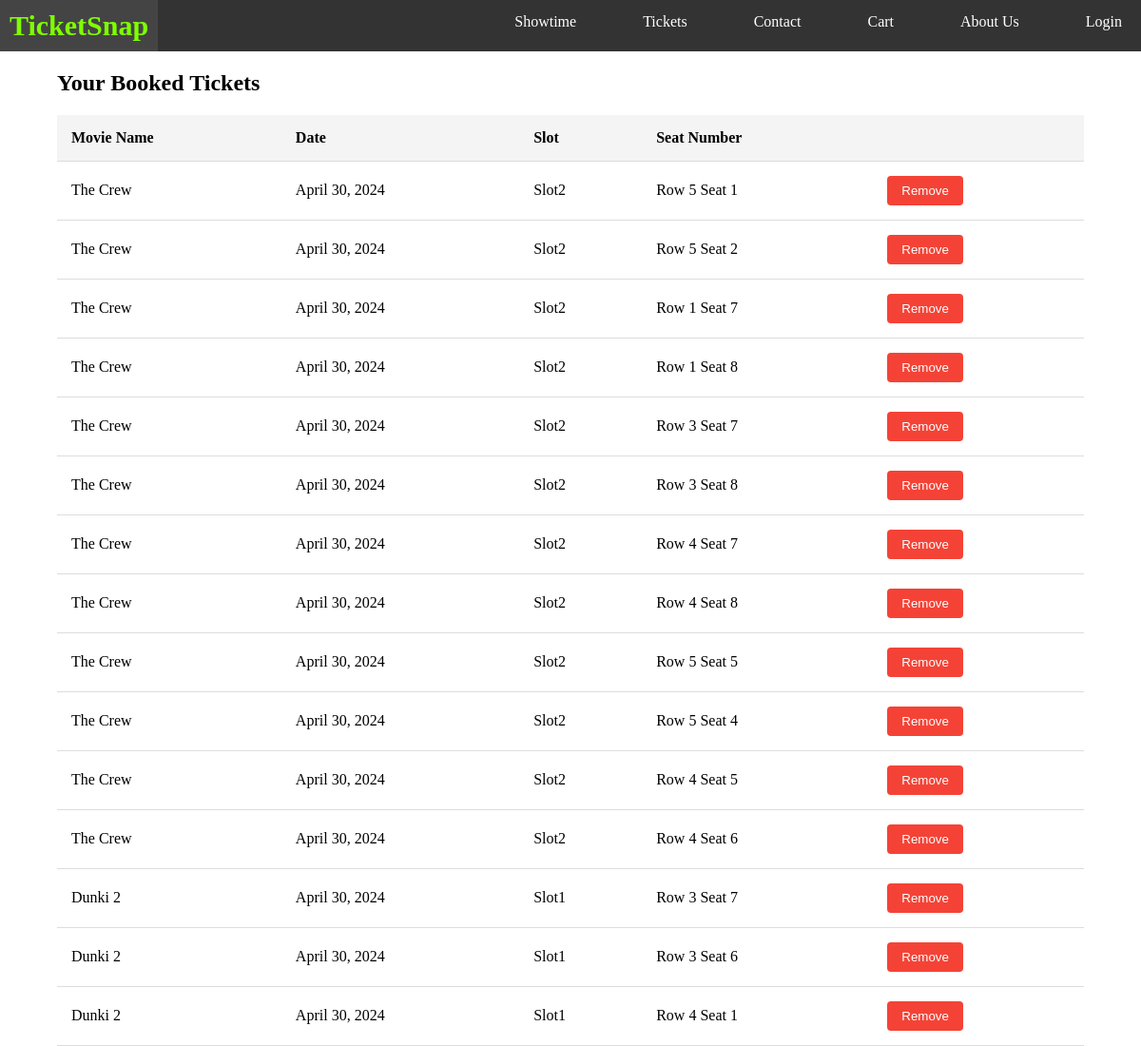
The page /cart/ on the database as committed earlier.
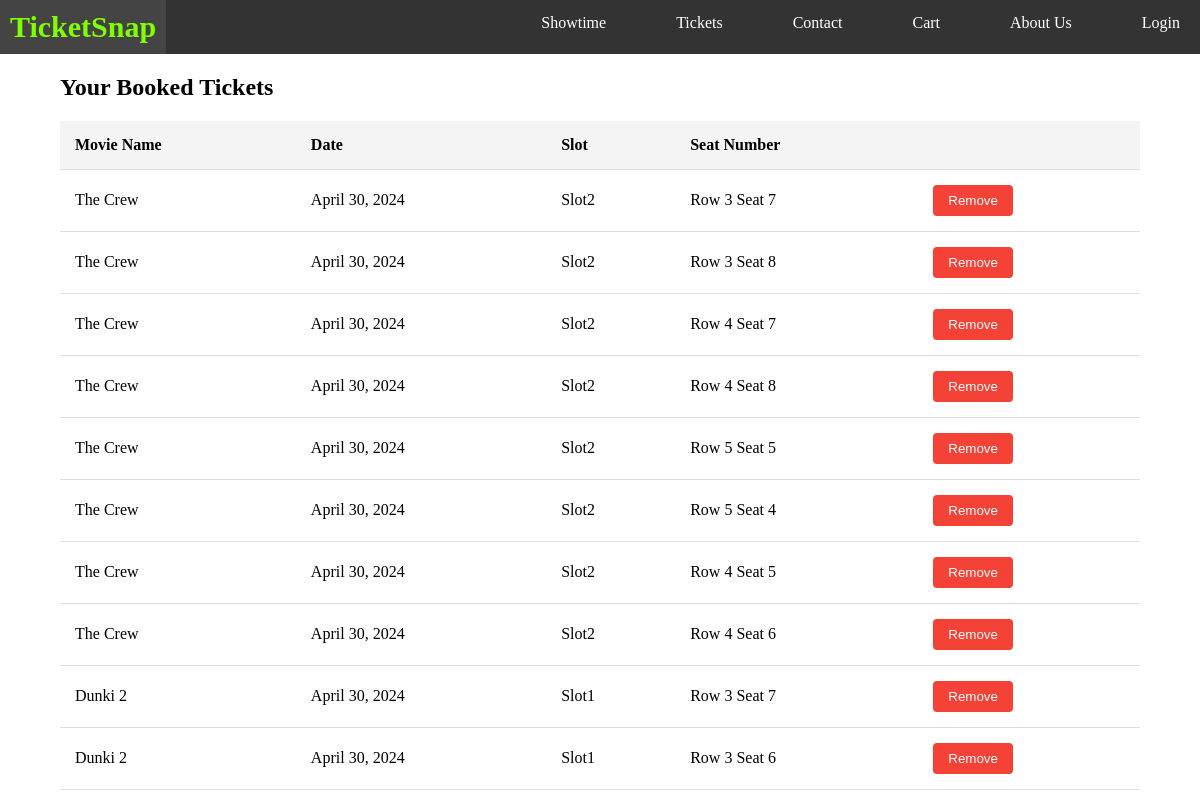
The same page on the database as committed later.
### movies/models.py (models this page shows, shortened)
class Booking(models.Model):
    seat = models.ForeignKey(Seat, on_delete=models.CASCADE, null=True)
    bookingTime = models.ForeignKey(ShowtimeMapper, on_delete=models.CASCADE, null=True)
    is_booked = models.BooleanField(default=False)
    user = models.ForeignKey(
        settings.AUTH_USER_MODEL,
        on_delete=models.CASCADE,
        related_name='cart',
        null=True,
        blank=True
    )
    session_key = models.CharField(max_length=40, null=True, blank=True)
    class Meta:
        unique_together = ('seat', 'bookingTime')

class ShowtimeMapper(models.Model):
    SLOT_CHOICES = [
        ('Slot1', 'Slot 1'),
        ('Slot2', 'Slot 2'),
    ]
    movie = models.ForeignKey(Movie, on_delete=models.CASCADE)
    date = models.DateField(default=None)
    slotChoice = models.CharField(max_length=20, choices=SLOT_CHOICES, default='slot not chosen')

class Movie(models.Model):
    movieId = models.AutoField(primary_key=True)
    title = models.CharField(max_length=100, unique=True)
    duration = models.CharField(max_length=50)
    actors = models.CharField(max_length=255)
    director = models.CharField(max_length=50)
    genre = models.CharField(max_length=50)
    language = models.CharField(max_length=20)
    release_date = models.DateField()
    status = models.CharField(max_length=20)
    trailer_url = models.URLField()
    poster = models.ImageField(blank=True)

class Seat(models.Model):
    row = models.IntegerField()
    number = models.IntegerField()
    class Meta:
        unique_together = ('row', 'number')
    def __str__(self):
        return f"Row {self.row} Seat {self.number}"

### movies/views.py (the view)
# urls.py: path('cart/', views.cart, name='cart'),
def cart(request):
    template = loader.get_template('cart.html')
    if request.user.is_authenticated:
        bookedTickets = Booking.objects.filter(user=request.user)
    else:
        session_key = request.session.session_key
        bookedTickets = Booking.objects.filter(session_key=session_key)
    context = {
        'bookedTickets' : bookedTickets
    }
    return HttpResponse(template.render(context, request))

### movies/templates/cart.html (shortened to what this page needs)
<!DOCTYPE html>
<html lang="en">
<head>
</head>
<body>
    {% include 'headerNavbar.html' %}
    <div class="cart-container">
        <h2>Your Booked Tickets</h2>
        {% if bookedTickets %}
        <table>
            <thead>
                <tr>
                    <th>Movie Name</th>
                    <th>Date</th>
                    <th>Slot</th>
                    <th>Seat Number</th>
                    <th></th>
                </tr>
            </thead>
            <tbody>
                {% for item in bookedTickets %}
                <tr>
                    <td>{{ item.bookingTime.movie.title }}</td>
                    <td>{{ item.bookingTime.date }}</td>
                    <td>{{ item.bookingTime.slotChoice  }}</td>
                    <td>{{ item.seat }}</td>
                    <td>
                        <form action="{% url 'remove_from_cart' item.id %}" method="post">
                            <button type="submit" class="remove-btn" onclick="return confirm('Are you sure you want to remove this item?');">Remove</button>
                        </form>
                    </td>
                </tr>
                {% endfor %}
            </tbody>
        </table>
        {% else %}
            <p>Your cart is empty.</p>
        {% endif %}
    </div>
</body>
</html>

Rows that differ between the two databases and show on the page:
removed Booking: bookingTime.movie "The Crew", bookingTime "April 30, 2024", bookingTime.slotChoice "Slot2", seat "Row 5 Seat 1"
removed Booking: bookingTime.movie "The Crew", bookingTime "April 30, 2024", bookingTime.slotChoice "Slot2", seat "Row 5 Seat 2"
removed Booking: bookingTime.movie "The Crew", bookingTime "April 30, 2024", bookingTime.slotChoice "Slot2", seat "Row 1 Seat 7"
removed Booking: bookingTime.movie "The Crew", bookingTime "April 30, 2024", bookingTime.slotChoice "Slot2", seat "Row 1 Seat 8"
removed Booking: bookingTime.movie "Dunki 2", bookingTime "April 30, 2024", bookingTime.slotChoice "Slot1", seat "Row 4 Seat 1"
